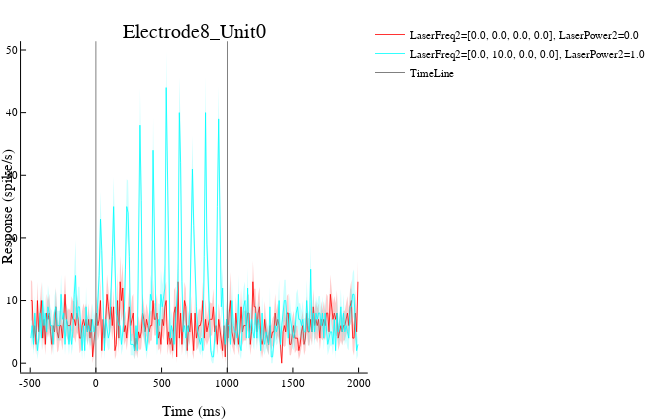

The cell this chart's notebook holds for it:
### Code cell
ci=[2,3]
plotpsth(usts,bin,cond[ci,:],timeline=[0,mconddur],title="Electrode$(eid.value)_Unit$(uid.value.value)")

### Figure 1 — Plotly figure (JSON) as saved in the notebook; plotly's stock layout.template omitted (floating-point values rounded to 4 significant figures; data arrays with more than 128 entries replaced by an {"elided": "..."} marker saying what was removed)
{"data": [{"colorbar": {"title": ""}, "fill": "tozeroy", "fillcolor": "rgba(255, 0, 0, 0.200)", "hoverinfo": "text", "legendgroup": "LaserFreq2=[0.0, 0.0, 0.0, 0.0], LaserPower2=0.0", "line": {"color": "rgba(255, 0, 0, 0.800)", "dash": "solid", "shape": "linear", "width": 0}, "mode": "lines", "name": "LaserFreq2=[0.0, 0.0, 0.0, 0.0], LaserPower2=0.0", "showlegend": false, "text": {"elided": "250 null values"}, "type": "scatter", "x": {"elided": "500 int values"}, "xaxis": "x1", "y": {"elided": "500 float values"}, "yaxis": "y1"}, {"colorbar": {"title": ""}, "hoverinfo": "text", "legendgroup": "LaserFreq2=[0.0, 0.0, 0.0, 0.0], LaserPower2=0.0", "line": {"color": "rgba(255, 0, 0, 0.800)", "dash": "solid", "shape": "linear", "width": 1}, "mode": "lines", "name": "LaserFreq2=[0.0, 0.0, 0.0, 0.0], LaserPower2=0.0", "showlegend": true, "text": {"elided": "250 null values"}, "type": "scatter", "x": {"elided": "250 int values"}, "xaxis": "x1", "y": {"elided": "250 int values"}, "yaxis": "y1"}, {"colorbar": {"title": ""}, "fill": "tozeroy", "fillcolor": "rgba(0, 255, 255, 0.200)", "hoverinfo": "text", "legendgroup": "LaserFreq2=[0.0, 10.0, 0.0, 0.0], LaserPower2=1.0", "line": {"color": "rgba(0, 255, 255, 0.800)", "dash": "solid", "shape": "linear", "width": 0}, "mode": "lines", "name": "LaserFreq2=[0.0, 10.0, 0.0, 0.0], LaserPower2=1.0", "showlegend": false, "text": {"elided": "250 null values"}, "type": "scatter", "x": {"elided": "500 int values"}, "xaxis": "x1", "y": {"elided": "500 float values"}, "yaxis": "y1"}, {"colorbar": {"title": ""}, "hoverinfo": "text", "legendgroup": "LaserFreq2=[0.0, 10.0, 0.0, 0.0], LaserPower2=1.0", "line": {"color": "rgba(0, 255, 255, 0.800)", "dash": "solid", "shape": "linear", "width": 1}, "mode": "lines", "name": "LaserFreq2=[0.0, 10.0, 0.0, 0.0], LaserPower2=1.0", "showlegend": true, "text": {"elided": "250 null values"}, "type": "scatter", "x": {"elided": "250 int values"}, "xaxis": "x1", "y": {"elided": "250 int values"}, "yaxis": "y1"}, {"colorbar": {"title": ""}, "hoverinfo": "text", "legendgroup": "TimeLine", "line": {"color": "rgba(128, 128, 128, 1.000)", "dash": "solid", "shape": "linear", "width": 1}, "mode": "lines", "name": "TimeLine", "showlegend": true, "text": [null, null], "type": "scatter", "x": [0, 0], "xaxis": "x1", "y": [-5293.0, 5342.0], "yaxis": "y1"}, {"colorbar": {"title": ""}, "hoverinfo": "text", "legendgroup": "TimeLine", "line": {"color": "rgba(128, 128, 128, 1.000)", "dash": "solid", "shape": "linear", "width": 1}, "mode": "lines", "name": "TimeLine", "showlegend": false, "text": [null, null], "type": "scatter", "x": [1002.0, 1002.0], "xaxis": "x1", "y": [-5293.0, 5342.0], "yaxis": "y1"}], "layout": {"annotations": [{"font": {"color": "rgba(0, 0, 0, 1.000)", "family": "sans-serif", "size": 20}, "rotation": 0, "showarrow": false, "text": "Electrode8_Unit0", "x": 0.5254, "xanchor": "center", "xref": "paper", "y": 1, "yanchor": "top", "yref": "paper"}], "height": 420, "legend": {"bgcolor": "rgba(255, 255, 255, 1.000)", "bordercolor": "rgba(0, 0, 0, 1.000)", "font": {"color": "rgba(0, 0, 0, 1.000)", "family": "sans-serif", "size": 11}, "tracegroupgap": 0, "x": 1, "y": 1}, "margin": {"b": 20, "l": 0, "r": 0, "t": 20}, "paper_bgcolor": "rgba(255, 255, 255, 1.000)", "plot_bgcolor": "rgba(255, 255, 255, 1.000)", "showlegend": true, "width": 650, "xaxis": {"anchor": "y1", "domain": [0.05691, 0.9939], "gridcolor": "rgba(0, 0, 0, 0.100)", "gridwidth": 0.5, "linecolor": "rgba(0, 0, 0, 1.000)", "mirror": false, "range": [-569.7, 2070.0], "showgrid": false, "showline": true, "showticklabels": true, "tickangle": 0, "tickcolor": "rgb(0, 0, 0)", "tickfont": {"color": "rgba(0, 0, 0, 1.000)", "family": "sans-serif", "size": 11}, "tickmode": "array", "ticks": "inside", "ticktext": ["-500", "0", "500", "1000", "1500", "2000"], "tickvals": [-500, 0, 500, 1000, 1500, 2000], "title": "Time (ms)", "titlefont": {"color": "rgba(0, 0, 0, 1.000)", "family": "sans-serif", "size": 15}, "type": "-", "visible": true, "zeroline": false, "zerolinecolor": "rgba(0, 0, 0, 1.000)"}, "yaxis": {"anchor": "x1", "domain": [0.0722, 0.9443], "gridcolor": "rgba(0, 0, 0, 0.100)", "gridwidth": 0.5, "linecolor": "rgba(0, 0, 0, 1.000)", "mirror": false, "range": [-1.497, 51.41], "showgrid": false, "showline": true, "showticklabels": true, "tickangle": 0, "tickcolor": "rgb(0, 0, 0)", "tickfont": {"color": "rgba(0, 0, 0, 1.000)", "family": "sans-serif", "size": 11}, "tickmode": "array", "ticks": "inside", "ticktext": ["0", "10", "20", "30", "40", "50"], "tickvals": [0, 10, 20, 30, 40, 50], "title": "Response (spike/s)", "titlefont": {"color": "rgba(0, 0, 0, 1.000)", "family": "sans-serif", "size": 15}, "type": "-", "visible": true, "zeroline": false, "zerolinecolor": "rgba(0, 0, 0, 1.000)"}}}
